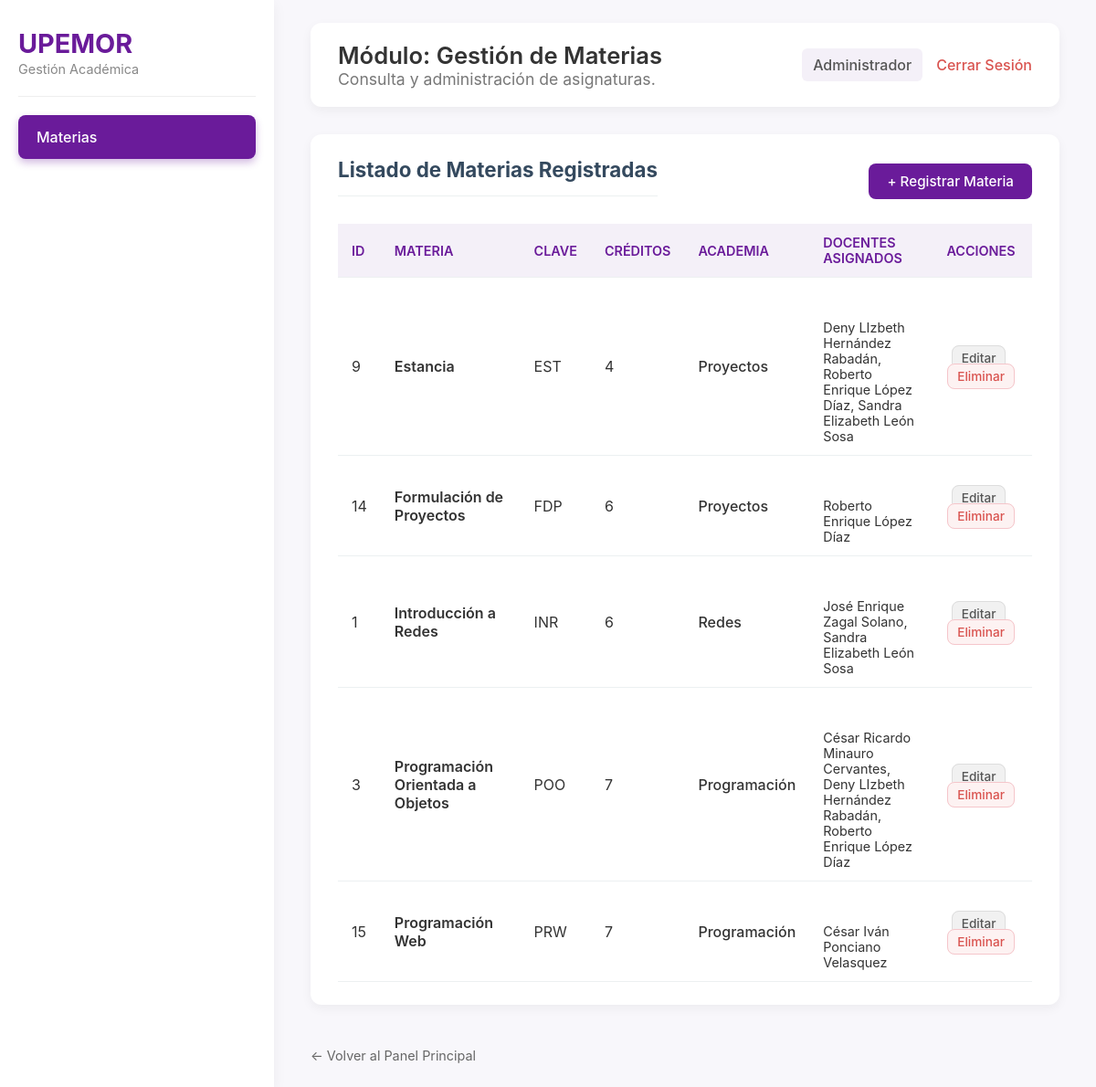
The page /index.php?controlador=materia&accion=consultarMaterias (signed in) on the database its author committed.
### tables this page shows
CREATE TABLE `materia` (
  `id_materia` int(11) NOT NULL AUTO_INCREMENT,
  `nombre_materia` varchar(45) NOT NULL,
  `clave` varchar(45) NOT NULL,
  `creditos` int(11) NOT NULL,
  `id_academia` int(11) DEFAULT NULL,
  PRIMARY KEY (`id_materia`),
  KEY `id_academia` (`id_academia`),
  CONSTRAINT `materia_ibfk_1` FOREIGN KEY (`id_academia`) REFERENCES `academia` (`id_academia`) ON DELETE SET NULL ON UPDATE CASCADE
);

CREATE TABLE `academia` (
  `id_academia` int(11) NOT NULL AUTO_INCREMENT,
  `nombre` varchar(50) NOT NULL,
  `siglas` varchar(45) NOT NULL,
  PRIMARY KEY (`id_academia`)
);

### app/controllers/MateriaController.php (called while the page is built, shortened)
<?php
include_once "app/models/MateriaModel.php";
class MateriaController {
    private $model;
    public function __construct($connection){
        $this->model = new MateriaModel($connection);
    }
    public function consultarMaterias(){
        $materias = $this->model->consultarMaterias();
        include "app/views/materia/consulta_materia.php";
    }
}

### app/models/MateriaModel.php (called while the page is built, shortened)
<?php
class MateriaModel {
    public $connection;
    public function __construct($connection){
        $this->connection = $connection;
    }
    public function consultarMaterias(){
        $sql = "SELECT
                    m.id_materia,
                    m.nombre_materia,
                    m.clave,
                    m.creditos,
                    a.nombre AS academia,
                    GROUP_CONCAT(CONCAT(p.nombre,' ',p.apellido_pa,' ',p.apellido_ma)
                                 ORDER BY p.nombre SEPARATOR ', ') AS docentes
                FROM materia m
                LEFT JOIN academia a ON a.id_academia = m.id_academia
                LEFT JOIN asignacionmateria am ON am.id_materia = m.id_materia
                LEFT JOIN profesor p ON p.id_profesor = am.id_profesor
                GROUP BY m.id_materia, m.nombre_materia, m.clave, m.creditos, a.nombre
                ORDER BY m.nombre_materia";
        return $this->connection->query($sql);
    }
}

### app/views/materia/consulta_materia.php (the view, shortened to what this page needs)
<?php
$rol_actual = $_SESSION['rol_usuario'] ?? 'Profesor';
?>
<!DOCTYPE html>
<html lang="es">
<head>
    <link rel="stylesheet" href="public/css/panel_style.css?v=<?php echo time(); ?>">
    <link rel="stylesheet" href="public/css/crud_style.css?v=<?php echo time(); ?>">
</head>
<body>
    <div class="main-container">
        <nav class="sidebar">
            <div class="sidebar-header">
                <span class="logo">UPEMOR</span>
                <span class="logo-sub">Gestión Académica</span>
            </div>
            <ul class="sidebar-menu">
                <li><a href="index.php?controlador=materia&accion=consultarMaterias" class="sidebar-link active">Materias</a></li>
            </ul>
        </nav>
        <div class="main-content">
            <header class="module-header">
                <div class="header-title">
                    <h1>Módulo: Gestión de Materias</h1>
                    <p>Consulta y administración de asignaturas.</p>
                </div>
                <div class="user-info">
                    <span><?php echo htmlspecialchars($rol_actual); ?></span>
                    <a href="index.php?controlador=acceso&accion=cerrarSesion" class="logout-link">Cerrar Sesión</a>
                </div>
            </header>
            <div class="form-card">
                <div style="display: flex; justify-content: space-between; align-items: center; margin-bottom: 20px;">
                    <h2>Listado de Materias Registradas</h2>
                    <a href="index.php?controlador=materia&accion=insertarMateria" class="button-primary" style="padding: 10px 20px; font-size: 0.95em;">
                        + Registrar Materia
                    </a>
                </div>
                <table class="data-table">
                    <thead>
                        <tr>
                            <th>ID</th>
                            <th>Materia</th>
                            <th>Clave</th>
                            <th>Créditos</th>
                            <th>Academia</th>
                            <th>Docentes Asignados</th>
                            <th style="text-align: center;">Acciones</th>
                        </tr>
                    </thead>
                    <tbody>
                    <?php if(isset($materias) && $materias->num_rows > 0): ?>
                        <?php while($r = $materias->fetch_assoc()): ?>
                        <tr>
                            <td><?php echo htmlspecialchars($r['id_materia']); ?></td>
                            <td style="font-weight: 600; color: var(--primary-color);"><?php echo htmlspecialchars($r['nombre_materia']); ?></td>
                            <td><?php echo htmlspecialchars($r['clave']); ?></td>
                            <td><?php echo (int)$r['creditos']; ?></td>
                            <td>
                                <span style="font-weight: 500;">
                                    <?php echo htmlspecialchars($r['academia'] ?? '— Sin asignar —'); ?>
                                </span>
                            </td>
                            <td style="font-size: 0.9em; max-width: 250px;">
                                <div style="white-space: pre-wrap; word-wrap: break-word;">
                                    <?php echo htmlspecialchars($r['docentes'] ?? '— Ninguno —'); ?>
                                </div>
                            </td>
                            <td style="text-align: center;">
                                <a href="index.php?controlador=materia&accion=editar&id=<?php echo $r['id_materia']; ?>"
                                   class="button-secondary"
                                   style="padding: 5px 10px; font-size: 0.85em; margin-right: 5px; text-decoration: none;">
                                    Editar
                                </a>
                                <?php if ($rol_actual == 'Administrador'): ?>
                                    <a href="index.php?controlador=materia&accion=eliminar&id=<?php echo $r['id_materia']; ?>"
                                       class="button-secondary"
                                       style="padding: 5px 10px; font-size: 0.85em; color: #d9534f; background-color: #fdf2f2; border-color: #f5c6cb;"
                                       onclick="return confirm('¿Eliminar la materia <?php echo htmlspecialchars($r['nombre_materia']); ?>?');">
                                        Eliminar
                                    </a>
                                <?php endif; ?>
                            </td>
                        </tr>
                        <?php endwhile; ?>
                    <?php else: ?>
                        <tr><td colspan="7" style="text-align: center; padding: 30px; color: #777;">No hay materias registradas.</td></tr>
                    <?php endif; ?>
                    </tbody>
                </table>
            </div>
            <br>
            <a href="index.php?controlador=acceso&accion=panelPrincipal" style="text-decoration: none; color: #666; font-size: 0.9em;">
                &larr; Volver al Panel Principal
            </a>
        </div>
    </div>
</body>
</html>

### public/css/panel_style.css (style rules this page uses)
html { scroll-behavior: smooth; }
body { margin: 0; font-family: -apple-system, BlinkMacSystemFont, "Segoe UI", Roboto, Helvetica, Arial, sans-serif; background-color: #f8f7fb; color: #333; }
.main-container { display: flex; min-height: 100vh; }
.sidebar { width: 260px; background-color: #ffffff; padding: 20px; box-shadow: 0 4px 15px rgba(0, 0, 0, 0.05); display: flex; flex-direction: column; }
.sidebar-header { padding: 10px 0 20px 0; margin-bottom: 20px; border-bottom: 1px solid #eee; }
.sidebar-header .logo { font-size: 1.8em; font-weight: 700; color: #6a1b9a; display: block; }
.sidebar-header .logo-sub { font-size: 0.9em; color: #888; }
.sidebar-menu { list-style: none; padding: 0; margin: 0; }
.sidebar-link { display: block; padding: 14px 20px; text-decoration: none; color: #555; border-radius: 8px; margin-bottom: 8px; font-weight: 500; transition: all 0.3s ease; }
.sidebar-link.active { background-color: #6a1b9a; color: #ffffff; box-shadow: 0 4px 8px rgba(106, 27, 154, 0.3); }
.main-content { flex: 1; padding: 25px 40px; overflow-y: auto; }
.module-header { display: flex; justify-content: space-between; align-items: center; background-color: #ffffff; padding: 20px 30px; border-radius: 12px; box-shadow: 0 4px 12px rgba(0, 0, 0, 0.05); margin-bottom: 30px; }
.module-header h1 { margin: 0; font-size: 1.6em; color: #333; font-weight: 600; }
.module-header p { margin: 0; font-size: 1.1em; color: #777; }
.user-info { display: flex; align-items: center; gap: 15px; }
.user-info span { font-weight: 500; color: #555; background-color: #f4f0f8; padding: 8px 12px; border-radius: 6px; }
.logout-link { text-decoration: none; color: #d9534f; font-weight: 500; }

### public/css/crud_style.css (style rules this page uses)
.form-card { background: #fff; border-radius: 12px; padding: 25px 30px; box-shadow: 0 4px 12px rgba(0, 0, 0, 0.05); margin-bottom: 25px; }
.form-card h2 { font-size: 1.4em; color: #34495e; border-bottom: 1px solid #ecf0f1; padding-bottom: 15px; margin-top: 0; margin-bottom: 10px; }
.button-primary, input[type="submit"] { background-color: #6a1b9a; color: white; padding: 12px 20px; border: none; border-radius: 8px; cursor: pointer; font-size: 1em; font-weight: 500; transition: background-color 0.3s; text-decoration: none; }
.button-secondary { background-color: #f1f1f1; color: #555; padding: 12px 20px; border: 1px solid #ddd; border-radius: 8px; cursor: pointer; font-size: 1em; font-weight: 500; transition: background-color 0.3s; text-decoration: none; }
.data-table { width: 100%; border-collapse: collapse; margin-top: 20px; }
.data-table th, .data-table td { padding: 12px 15px; text-align: left; border-bottom: 1px solid #ecf0f1; }
.data-table th { background-color: #f4f0f8; color: #6a1b9a; font-size: 0.9em; font-weight: 600; text-transform: uppercase; }

### rows shown on the page
materia: id_materia "9", nombre_materia "Estancia", clave "EST", creditos "4", id_academia.nombre "Proyectos", docentes "Deny LIzbeth Hernández Rabadán, Roberto Enrique López Díaz, Sandra Elizabeth León Sosa"
materia: id_materia "14", nombre_materia "Formulación de Proyectos", clave "FDP", creditos "6", id_academia.nombre "Proyectos", docentes "Roberto Enrique López Díaz"
materia: id_materia "1", nombre_materia "Introducción a Redes", clave "INR", creditos "6", id_academia.nombre "Redes", docentes "José Enrique Zagal Solano, Sandra Elizabeth León Sosa"
materia: id_materia "3", nombre_materia "Programación Orientada a Objetos", clave "POO", creditos "7", id_academia.nombre "Programación", docentes "César Ricardo Minauro Cervantes, Deny LIzbeth Hernández Rabadán, Roberto Enrique López Díaz"
materia: id_materia "15", nombre_materia "Programación Web", clave "PRW", creditos "7", id_academia.nombre "Programación", docentes "César Iván Ponciano Velasquez"

### other values the page prints
$rol_actual "Administrador"
